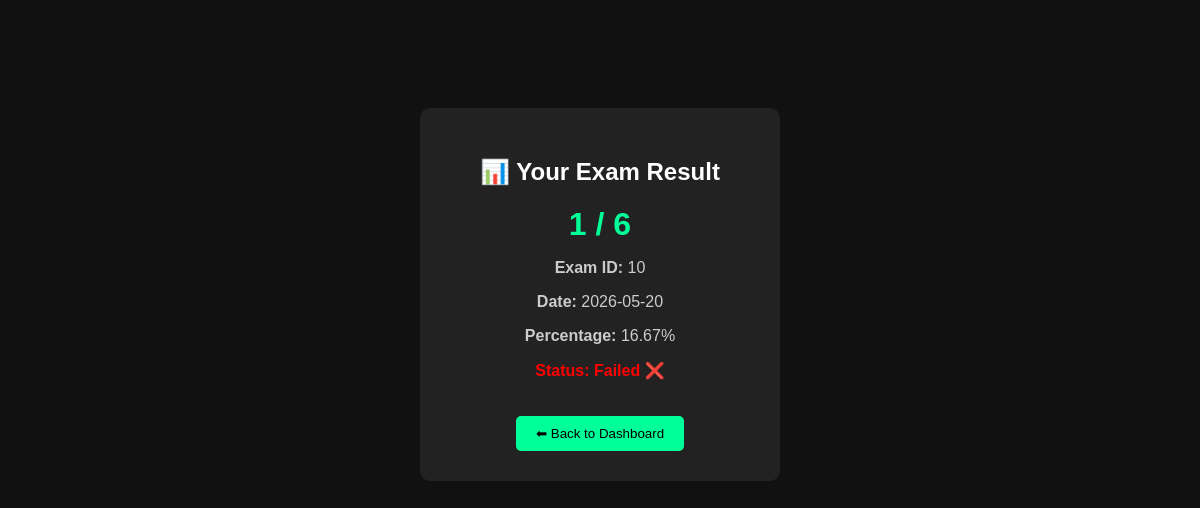
Screenshot of /user/result (signed in) with the database file from the repository.
### tables this page shows
CREATE TABLE results (
            id INTEGER PRIMARY KEY AUTOINCREMENT,
            username TEXT NOT NULL,
            exam_id INTEGER,
            score INTEGER NOT NULL,
            total_marks INTEGER NOT NULL,
            created_at DATETIME DEFAULT CURRENT_TIMESTAMP, exam_name TEXT, status TEXT,
            FOREIGN KEY (exam_id) REFERENCES exams(id)
        );

### routes/user_routes.py (the view)
@user_bp.route("/result")
def result():
    if "user" not in session:
        return redirect(url_for("auth.login"))
    username = session["user"]
    db = get_db_connection()
    result = db.execute("""
        SELECT *
        FROM results
        WHERE username = ?
        ORDER BY id DESC
        LIMIT 1
    """, (username,)).fetchone()
    db.close()
    return render_template("user/result.html", result=result)

### database/db.py (called while the page is built)
def get_db():
    conn = sqlite3.connect(DB_PATH)
    conn.row_factory = sqlite3.Row
    return conn

def get_db_connection():
    return get_db()

### templates/user/result.html (shortened to what this page needs)
<!DOCTYPE html>
<html>
<head>
</head>
<body>
<div class="box">
    <h2>📊 Your Exam Result</h2>
    {% if result and result['score'] is not none %}
        <h1>{{ result['score'] }} / {{ result['total_marks'] }}</h1>
        <p><b>Exam ID:</b> {{ result['exam_id'] }}</p>
        <p><b>Date:</b> {{ result['created_at'][:10] }}</p>
        {% set percentage = (result['score'] / result['total_marks']) * 100 %}
        <p><b>Percentage:</b> {{ percentage|round(2) }}%</p>
        {% if percentage >= 40 %}
            <p style="color:#00ff99;"><b>Status: Passed ✅</b></p>
        {% else %}
            <p style="color:red;"><b>Status: Failed ❌</b></p>
        {% endif %}
    {% else %}
        <p>No result found. Please submit exam first.</p>
    {% endif %}
    <a href="{{ url_for('user.dashboard') }}">
        <button class="btn">⬅ Back to Dashboard</button>
    </a>
</div>
</body>
</html>

### templates/user/result.html (style rules this page uses)
body { font-family: Arial; text-align: center; background: #111; color: white; padding-top: 100px; }
.box { background: #222; padding: 30px; border-radius: 10px; display: inline-block; min-width: 300px; }
h1 { color: #00ff99; margin: 10px 0; }
p { color: #ccc; }
.btn { margin-top: 20px; padding: 10px 20px; border: none; background: #00ff99; color: black; border-radius: 5px; cursor: pointer; }

### rows the page displays
results: score "1", total_marks "6", exam_id "10", created_at "2026-05-20"

### other values shown
{{ percentage|round(2) }} "16.67"
